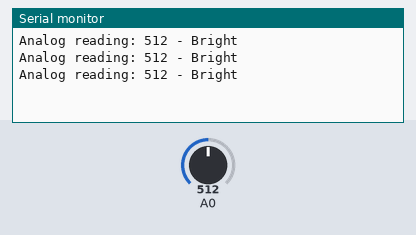
Recording of a sketch running on a simulated Arduino Uno, built with avr-gcc and run on an emulated ATmega328P. Shown: the last lines printed to the serial monitor. Inputs (shaded band) come from the test bench; at power-on: A0 = 512.

Above: at 1.3 s.
1.4 s: A0 set to 490
At 1.9 s:
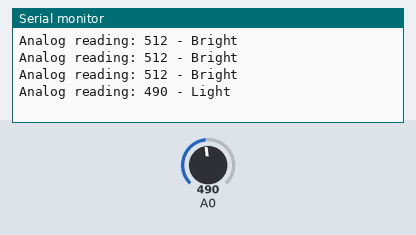
3.5 s: A0 set to 190
At 3.9 s:
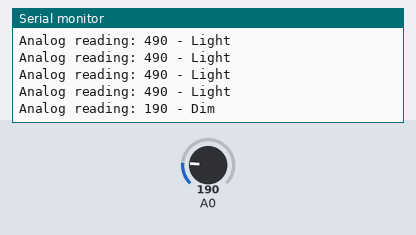
5.5 s: A0 set to 0
At 5.9 s:
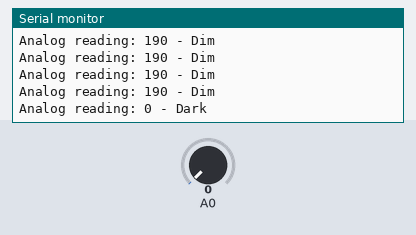
7.5 s: A0 set to 810
At 7.9 s:
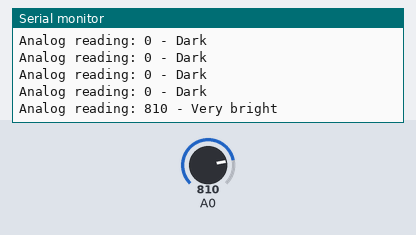

The sketch:

fotodiodo.ino
```cpp
void setup() {
  // initialize serial communication at 9600 bits per second:
  Serial.begin(9600);
}

void loop() {
  // reads the input on analog pin A0 (value between 0 and 1023)
  int analogValue = analogRead(A0);

  Serial.print("Analog reading: ");
  Serial.print(analogValue);   // the raw analog reading

  // We'll have a few threshholds, qualitatively determined
  if (analogValue < 10) {
    Serial.println(" - Dark");
  } else if (analogValue < 200) {
    Serial.println(" - Dim");
  } else if (analogValue < 500) {
    Serial.println(" - Light");
  } else if (analogValue < 800) {
    Serial.println(" - Bright");
  } else {
    Serial.println(" - Very bright");
  }

  delay(500);
}


//int light_sensor = A3;

//void setup() {
//Serial.begin(9600); //begin Serial Communication
//}

//void loop() {
//  int raw_light = analogRead(light_sensor); // read the raw value from light_sensor pin (A3)
 // int light = map(raw_light, 0, 1023, 0, 100); // map the value from 0, 1023 to 0, 100

//  Serial.print("Light level: ");
//  Serial.println(light); // print the light value in Serial Monitor

//  delay(1000); // add a delay to only read and print every 1 second
//}
```

Measured:
- after the input at 1.4 s, the serial monitor: prints a new line after 0.10 s (image 1)
- after the input at 3.5 s, the serial monitor: prints a new line at once (image 2)
- after the input at 5.5 s, the serial monitor: prints a new line at once (image 3)
- after the input at 7.5 s, the serial monitor: prints a new line at once (image 4)
